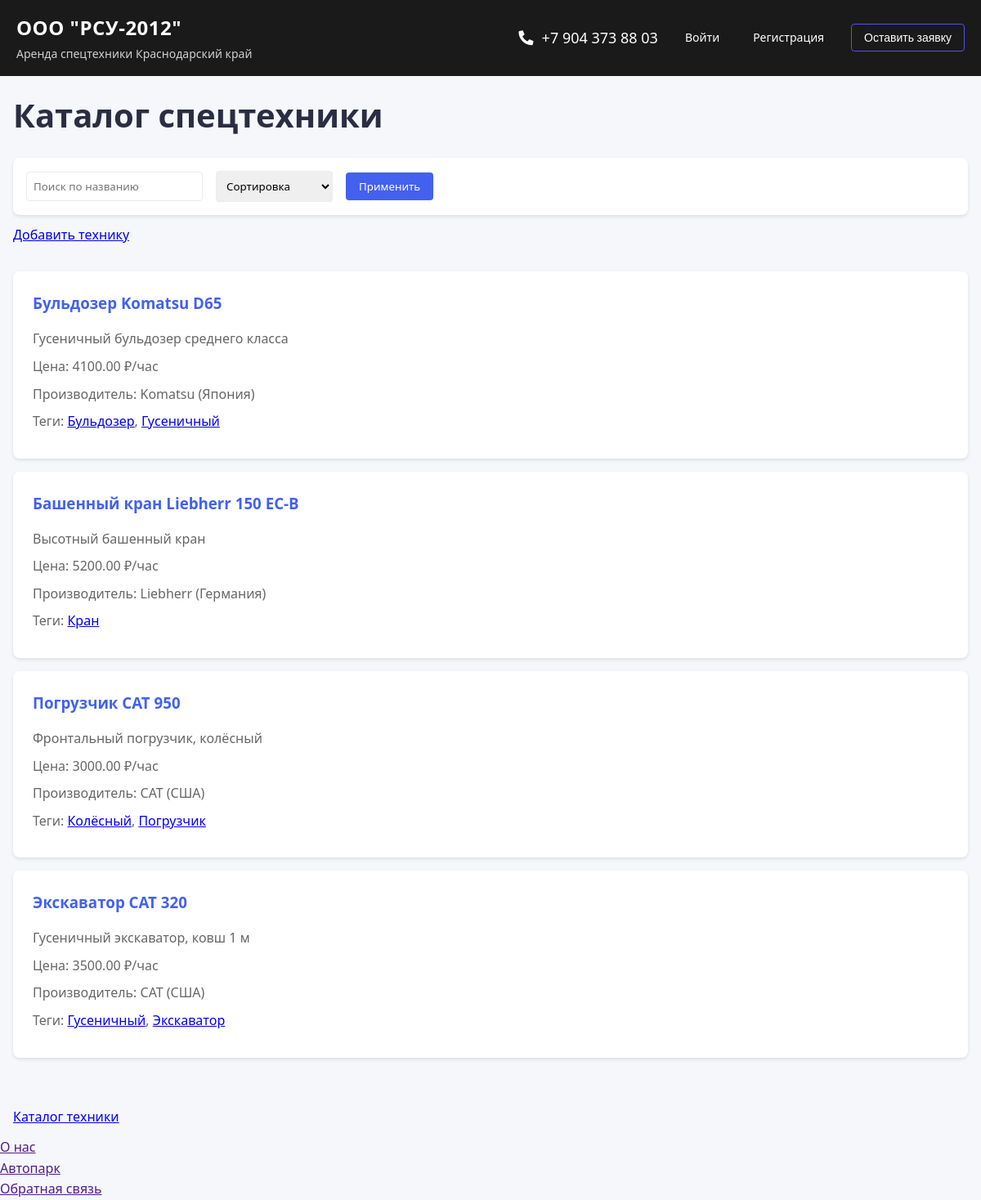
Page /equipment/equipment/ on the earlier database version.
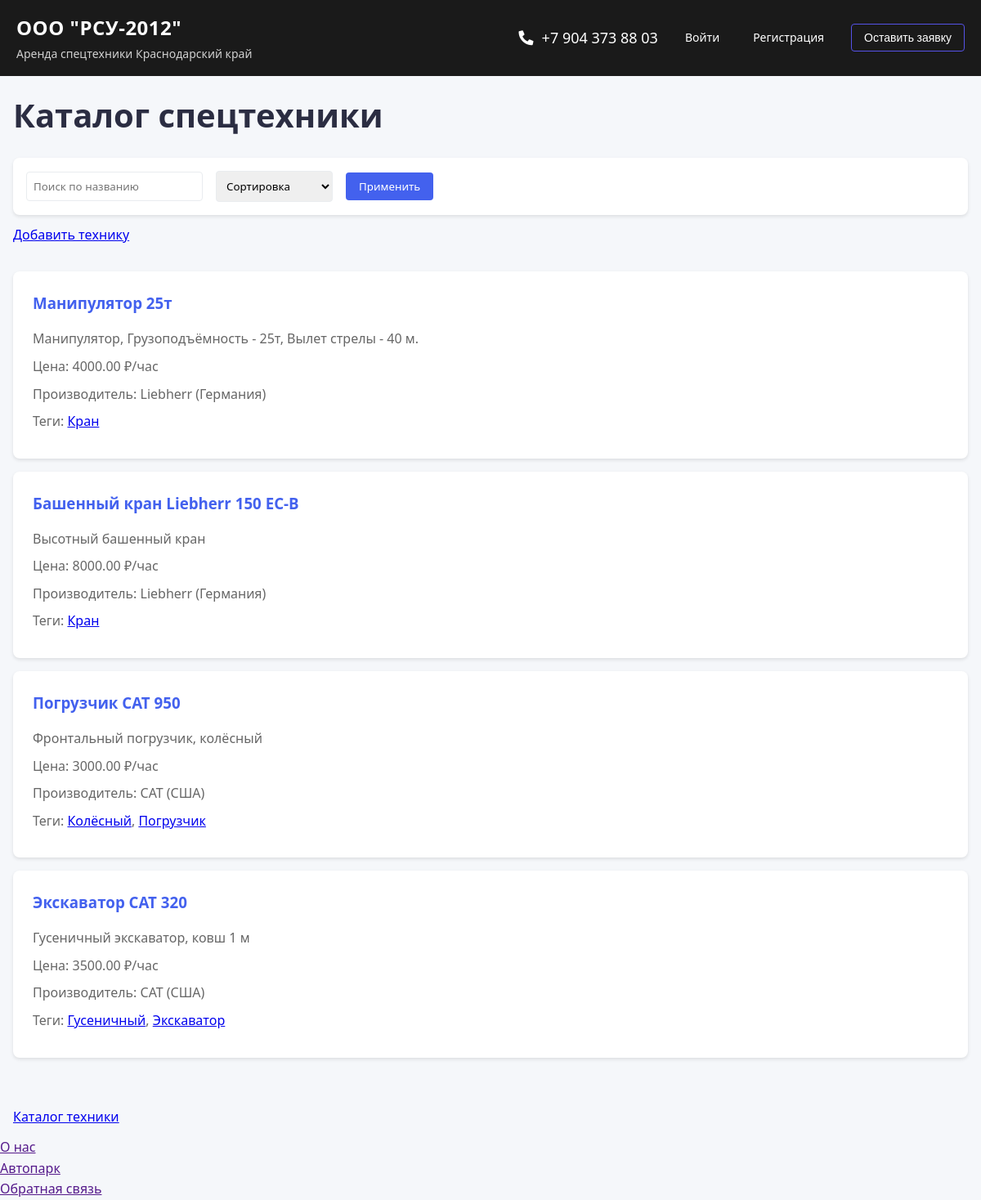
Same page on the later database version.
### bid/models.py (models this page shows, shortened)
class Equipment(models.Model):
    class Status(models.IntegerChoices):
        DRAFT = 0, 'Черновик'
        PUBLISHED = 1, 'Опубликовано'
    title = models.CharField(max_length=255, verbose_name="Название техники")
    slug = models.SlugField(max_length=255, unique=True, db_index=True, verbose_name="URL")
    description = models.TextField(blank=True, verbose_name="Описание")
    price_per_hour = models.DecimalField(max_digits=10, decimal_places=2, verbose_name="Цена за час, ₽")
    time_create = models.DateTimeField(auto_now_add=True, verbose_name="Время создания")
    time_update = models.DateTimeField(auto_now=True, verbose_name="Время обновления")
    status = models.IntegerField(choices=Status.choices, default=Status.DRAFT, verbose_name="Публикация")
    image = models.ImageField(upload_to='equipment_images/', blank=True, null=True, verbose_name="Изображение техники")
    owner = models.ForeignKey(
        settings.AUTH_USER_MODEL,
        on_delete=models.SET_NULL,
        null=True,
        blank=True,
        related_name='owned_equipment',
        verbose_name='Владелец'
    )
    manufacturer = models.ForeignKey(
        'Manufacturer',
        on_delete=models.SET_NULL,
        related_name='equipment',
        verbose_name="Производитель",
        null=True,
        blank=True,
    )
    tags = models.ManyToManyField(
        'Tag',
        related_name='equipment',
        verbose_name="Теги",
        blank=True,
    )
    objects = models.Manager()
    published = PublishedManager()
    class Meta:
        ordering = ['-time_create']
        indexes = [models.Index(fields=['-time_create'])]
        verbose_name = 'Единица техники'
        verbose_name_plural = 'Единицы техники'
        permissions = [
            ('can_publish_equipment', 'Может публиковать оборудование'),
            ('can_manage_equipment', 'Может управлять оборудованием'),
            ('can_view_equipment_analytics', 'Может просматривать аналитику оборудования'),
        ]
    def get_absolute_url(self):
        return reverse('equipment_detail', kwargs={'equipment_slug': self.slug})

class Manufacturer(models.Model):
    name = models.CharField(max_length=255, verbose_name="Производитель")
    country = models.CharField(max_length=100, verbose_name="Страна")
    class Meta:
        verbose_name = 'Производитель'
        verbose_name_plural = 'Производители'
        ordering = ['name']
        permissions = [
            ('can_manage_manufacturers', 'Может управлять производителями'),
        ]

class Tag(models.Model):
    name = models.CharField(max_length=50, unique=True, verbose_name="Тег")
    class Meta:
        verbose_name = 'Тег'
        verbose_name_plural = 'Теги'
        ordering = ['name']
        permissions = [
            ('can_manage_tags', 'Может управлять тегами'),
        ]

### bid/views.py (the view, shortened to what this page needs)
# urls.py: path('equipment/', views.EquipmentListView.as_view(), name='equipment_list'),
class EquipmentListView(DataMixin, ListView):
    model = Equipment
    template_name = 'bid/equipment_list.html'
    context_object_name = 'equipment_list'
    paginate_by = 5
    title = 'Спецтехника'
    def get_queryset(self):
        queryset = Equipment.published.select_related('manufacturer').prefetch_related('tags').all()
        q = self.request.GET.get('q')
        sort = self.request.GET.get('sort')
        if q:
            queryset = queryset.filter(title__icontains=q)
        return queryset

### bid/models.py (called while the page is built)
    def get_queryset(self):
        return super().get_queryset().filter(status=Equipment.Status.PUBLISHED)

### bid/utils.py (called while the page is built)
    def get_context_data(self, *, object_list=None, **kwargs):
        if object_list is None and hasattr(self, 'get_queryset'):
            object_list = self.get_queryset()
        context = super().get_context_data(object_list=object_list, **kwargs)
        context['menu'] = MENU
        if self.title:
            context['title'] = self.title
        paginator = context.get('paginator')
        page_obj = context.get('page_obj')
        if paginator and page_obj:
            total = paginator.num_pages
            current = page_obj.number
            window = 2
            start = max(current - window, 1)
            end   = min(current + window, total)
            context['page_range'] = range(start, end + 1)
        return context

### homepage/templatetags/footernav.py (called while the page is built)
@register.simple_tag()
def get_categories():
    return views.menu

### templates/bid/equipment_list.html (shortened to what this page needs)
{% extends "base.html" %}
{% block content %}
<div class="container">
  <h1>Каталог спецтехники</h1>
  <form method="get" style="margin: 12px 0; display:flex; gap:8px; align-items:center;">
    <input type="text" name="q" value="{{ request.GET.q }}" placeholder="Поиск по названию" />
    <select name="sort">
      <option value="">Сортировка</option>
    </select>
    <button type="submit">Применить</button>
  </form>
  <p><a href="{% url 'equipment_create' %}">Добавить технику</a></p>
  <ul class="list-articles">
    {% for eq in equipment_list %}
      <li>
        <h3><a href="{{ eq.get_absolute_url }}">{{ eq.title }}</a></h3>
        <p>{{ eq.description|linebreaks|truncatewords:30 }}</p>
        <p>Цена: {{ eq.price_per_hour }} ₽/час</p>
        {% if eq.manufacturer %}
        <p>Производитель: {{ eq.manufacturer.name }} ({{ eq.manufacturer.country }})</p>
        {% endif %}
        {% if eq.tags.all %}
        <p>Теги:
          {% for t in eq.tags.all %}
            <a href="{% url 'tags_list' %}">{{ t.name }}</a>{% if not forloop.last %}, {% endif %}
          {% empty %}
            —
          {% endfor %}
        </p>
        {% endif %}
      </li>
    {% empty %}
      <li>Нет опубликованных записей</li>
    {% endfor %}
  </ul>
</div>
{% endblock %}

Differences in the rows shown:
no longer on this page (row edited): Equipment: title "Бульдозер Komatsu D65", description "Гусеничный бульдозер среднего класса", price_per_hour "4100.00", manufacturer.name "Komatsu", manufacturer.country "Япония", Tag (name "Гусеничный")
no longer on this page (row unchanged): Tag: name "Бульдозер", shown under "Бульдозер Komatsu D65"
added Equipment: title "Манипулятор 25т", description "Манипулятор, Грузоподъёмность - 25т, Вылет стрелы - 40 м.", price_per_hour "4000.00", manufacturer.name "Liebherr", manufacturer.country "Германия", Tag (name "Кран")
changed Equipment "Башенный кран Liebherr 150 EC-B": price_per_hour "5200.00" → "8000.00"
